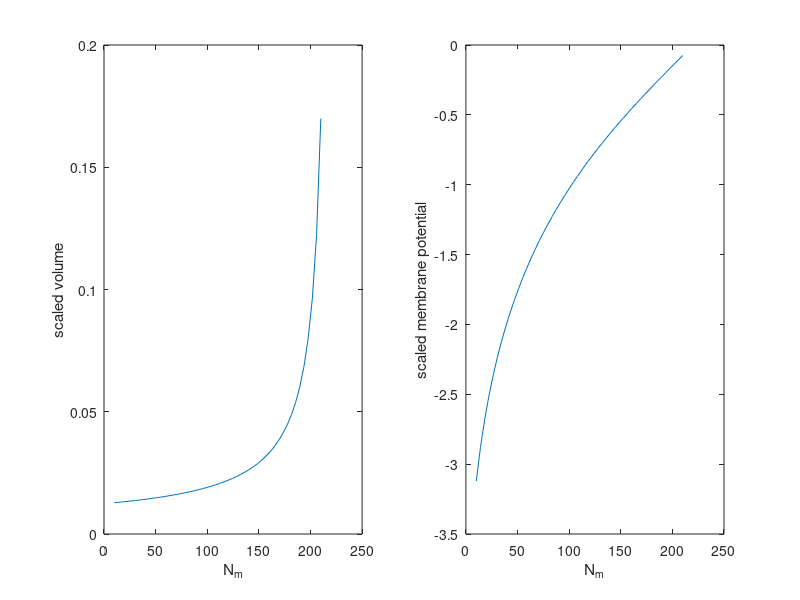

Source code (MATLAB):
%-------------------------------------------------------------------

% Matlab code for solving the KJU model of a Na-transporting cell. The
% nonlinear equations are solved using a built-in Matlab nonlinear solver, fsolve.

% For Chapter 2, Fig. 2.21 of
% Keener and Sneyd, Mathematical Physiology, 3rd Edition, Springer.

% Written by James Keener and James Sneyd

%-------------------------------------------------------------------
function KJU
clear all
close all
clc

Nm = linspace(10,210,50);
x0 = [20 100 0.1 -2];

for i=1:50
x = fsolve(@(x)KJUfun(x,Nm(i)),x0);
x0 = x;
Ni(i) = x(1);
Ki(i) = x(2);
mu(i) = x(3);
v(i) = x(4);
end

subplot(1,2,1)
plot(Nm,mu)
xlabel('N_m')
ylabel('scaled volume')
subplot(1,2,2)
plot(Nm,v)
xlabel('N_m')
ylabel('scaled membrane potential')

end

%%
function out = KJUfun(x,Nm)
  Ks = 2.5;
  Cs = 122.5;
  Ns = Cs - Ks;
  z = -2;
  rhon = 1.5;
  rhok = 1;
  
  Ni = x(1);
  Ki = x(2);
  mu = x(3);
  v = x(4);

  dum = exp(-v);
  Ci = Cs/dum;
    
  out(1) = v*(Ni-Nm*dum)/(1-dum) + 3*rhon*Ni;
  out(2) = v*(Ki-Ks*dum)/(1-dum) - 2*rhok*Ni;
  out(3) = (Ni+Ki-Ci) + z/mu;
  out(4) = Ni+Ki+Ci + 1/mu - (Ns+Ks+Cs);
end
